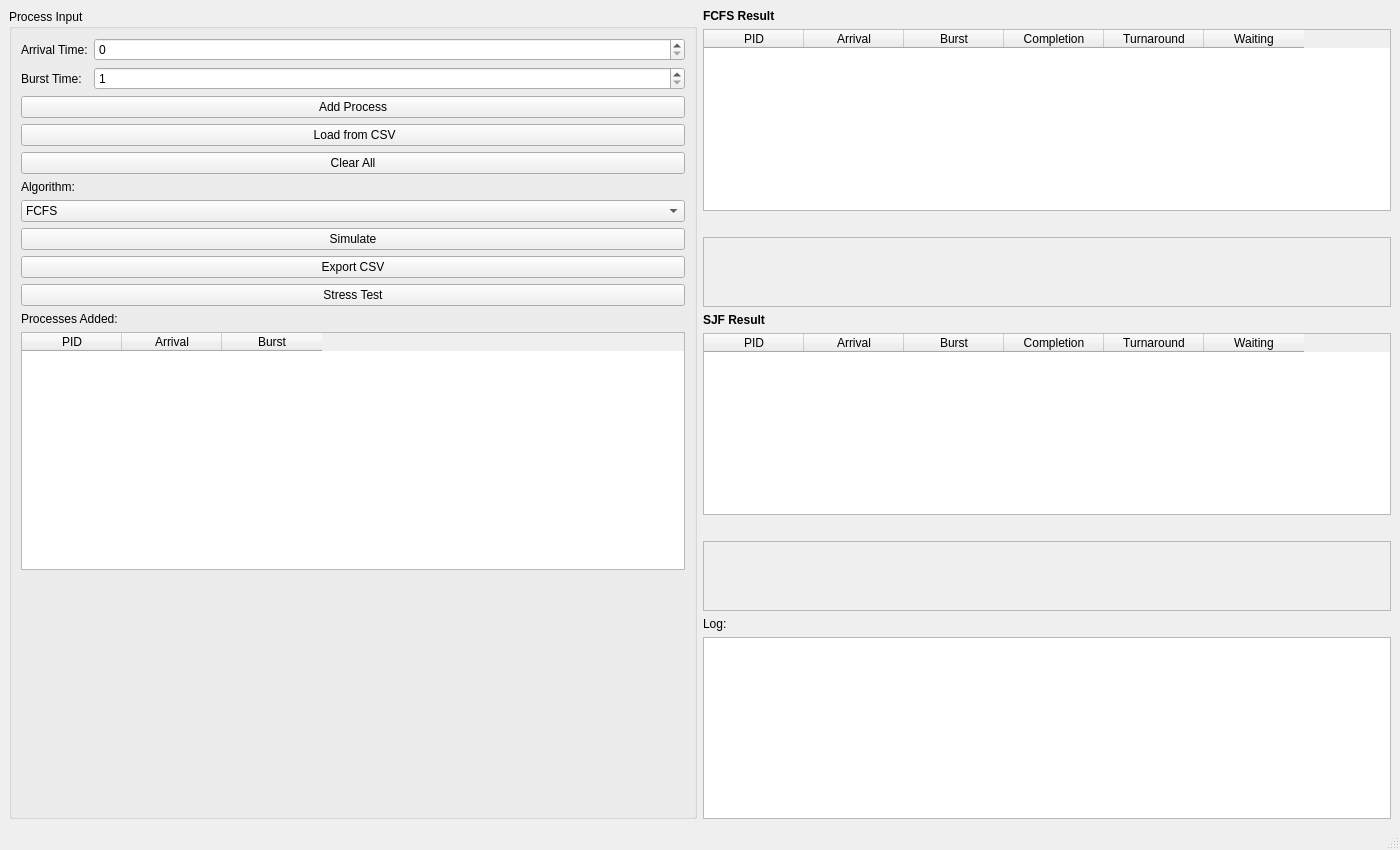
<?xml version="1.0" encoding="UTF-8"?>
<ui version="4.0">
 <class>MainWindow</class>
 <widget class="QMainWindow" name="MainWindow">
  <property name="geometry">
   <rect>
    <x>0</x>
    <y>0</y>
    <width>1400</width>
    <height>850</height>
   </rect>
  </property>
  <property name="windowTitle">
   <string>CPU Scheduling Simulator — FCFS &amp; SJF</string>
  </property>
  <widget class="QWidget" name="centralwidget">
   <layout class="QHBoxLayout" name="mainHLayout">
    <item>
     <widget class="QGroupBox" name="groupInput">
      <property name="title">
       <string>Process Input</string>
      </property>
      <layout class="QVBoxLayout">
       <item>
        <layout class="QFormLayout">
         <item row="0" column="0">
          <widget class="QLabel" name="label">
           <property name="text">
            <string>Arrival Time:</string>
           </property>
          </widget>
         </item>
         <item row="0" column="1">
          <widget class="QSpinBox" name="spinArrival">
           <property name="minimum">
            <number>0</number>
           </property>
           <property name="maximum">
            <number>9999</number>
           </property>
          </widget>
         </item>
         <item row="1" column="0">
          <widget class="QLabel" name="label">
           <property name="text">
            <string>Burst Time:</string>
           </property>
          </widget>
         </item>
         <item row="1" column="1">
          <widget class="QSpinBox" name="spinBurst">
           <property name="minimum">
            <number>1</number>
           </property>
           <property name="maximum">
            <number>9999</number>
           </property>
           <property name="value">
            <number>1</number>
           </property>
          </widget>
         </item>
        </layout>
       </item>
       <item>
        <widget class="QPushButton" name="btnAdd">
         <property name="text">
          <string>Add Process</string>
         </property>
        </widget>
       </item>
       <item>
        <widget class="QPushButton" name="btnLoadCSV">
         <property name="text">
          <string> Load from CSV</string>
         </property>
        </widget>
       </item>
       <item>
        <widget class="QPushButton" name="btnClear">
         <property name="text">
          <string>Clear All</string>
         </property>
        </widget>
       </item>
       <item>
        <widget class="QLabel" name="label">
         <property name="text">
          <string>Algorithm:</string>
         </property>
        </widget>
       </item>
       <item>
        <widget class="QComboBox" name="comboAlgo">
         <item>
          <property name="text">
           <string>FCFS</string>
          </property>
         </item>
         <item>
          <property name="text">
           <string>SJF (Non-Preemptive)</string>
          </property>
         </item>
         <item>
          <property name="text">
           <string>Run Both</string>
          </property>
         </item>
        </widget>
       </item>
       <item>
        <widget class="QPushButton" name="btnSimulate">
         <property name="text">
          <string>Simulate</string>
         </property>
        </widget>
       </item>
       <item>
        <widget class="QPushButton" name="btnExportCSV">
         <property name="text">
          <string>Export CSV</string>
         </property>
        </widget>
       </item>
       <item>
        <widget class="QPushButton" name="btnStressTest">
         <property name="text">
          <string>Stress Test</string>
         </property>
        </widget>
       </item>
       <item>
        <widget class="QLabel" name="label">
         <property name="text">
          <string>Processes Added:</string>
         </property>
        </widget>
       </item>
       <item>
        <widget class="QTableWidget" name="tableInput">
         <column>
          <property name="text">
           <string>PID</string>
          </property>
         </column>
         <column>
          <property name="text">
           <string>Arrival</string>
          </property>
         </column>
         <column>
          <property name="text">
           <string>Burst</string>
          </property>
         </column>
        </widget>
       </item>
       <item>
        <spacer>
         <property name="orientation">
          <enum>Qt::Orientation::Vertical</enum>
         </property>
         <property name="sizeHint" stdset="0">
          <size>
           <width>0</width>
           <height>0</height>
          </size>
         </property>
        </spacer>
       </item>
      </layout>
     </widget>
    </item>
    <item>
     <layout class="QVBoxLayout" name="rightVLayout">
      <item>
       <widget class="QLabel" name="labelAlgo1">
        <property name="text">
         <string>&lt;b&gt;FCFS Result&lt;/b&gt;</string>
        </property>
       </widget>
      </item>
      <item>
       <widget class="QTableWidget" name="tableResult">
        <column>
         <property name="text">
          <string>PID</string>
         </property>
        </column>
        <column>
         <property name="text">
          <string>Arrival</string>
         </property>
        </column>
        <column>
         <property name="text">
          <string>Burst</string>
         </property>
        </column>
        <column>
         <property name="text">
          <string>Completion</string>
         </property>
        </column>
        <column>
         <property name="text">
          <string>Turnaround</string>
         </property>
        </column>
        <column>
         <property name="text">
          <string>Waiting</string>
         </property>
        </column>
       </widget>
      </item>
      <item>
       <widget class="QLabel" name="labelAvg1">
        <property name="text">
         <string/>
        </property>
       </widget>
      </item>
      <item>
       <widget class="QScrollArea" name="scrollGantt1">
        <property name="widgetResizable">
         <bool>true</bool>
        </property>
        <widget class="QWidget" name="ganttContent1">
         <property name="geometry">
          <rect>
           <x>0</x>
           <y>0</y>
           <width>1047</width>
           <height>98</height>
          </rect>
         </property>
         <layout class="QVBoxLayout" name="ganttLayout1"/>
        </widget>
       </widget>
      </item>
      <item>
       <widget class="QLabel" name="labelGantt2">
        <property name="text">
         <string>&lt;b&gt;SJF Result&lt;/b&gt;</string>
        </property>
       </widget>
      </item>
      <item>
       <widget class="QTableWidget" name="tableResult2">
        <column>
         <property name="text">
          <string>PID</string>
         </property>
        </column>
        <column>
         <property name="text">
          <string>Arrival</string>
         </property>
        </column>
        <column>
         <property name="text">
          <string>Burst</string>
         </property>
        </column>
        <column>
         <property name="text">
          <string>Completion</string>
         </property>
        </column>
        <column>
         <property name="text">
          <string>Turnaround</string>
         </property>
        </column>
        <column>
         <property name="text">
          <string>Waiting</string>
         </property>
        </column>
       </widget>
      </item>
      <item>
       <widget class="QLabel" name="labelAvg2">
        <property name="text">
         <string/>
        </property>
       </widget>
      </item>
      <item>
       <widget class="QScrollArea" name="scrollGantt2">
        <property name="widgetResizable">
         <bool>true</bool>
        </property>
        <widget class="QWidget" name="ganttContent2">
         <property name="geometry">
          <rect>
           <x>0</x>
           <y>0</y>
           <width>1047</width>
           <height>98</height>
          </rect>
         </property>
         <layout class="QVBoxLayout" name="ganttLayout2"/>
        </widget>
       </widget>
      </item>
      <item>
       <widget class="QLabel" name="label">
        <property name="text">
         <string>Log:</string>
        </property>
       </widget>
      </item>
      <item>
       <widget class="QTextEdit" name="textLog">
        <property name="readOnly">
         <bool>true</bool>
        </property>
       </widget>
      </item>
     </layout>
    </item>
   </layout>
  </widget>
  <widget class="QMenuBar" name="menubar">
   <property name="geometry">
    <rect>
     <x>0</x>
     <y>0</y>
     <width>1400</width>
     <height>25</height>
    </rect>
   </property>
  </widget>
  <widget class="QStatusBar" name="statusbar"/>
 </widget>
 <resources/>
 <connections/>
</ui>
